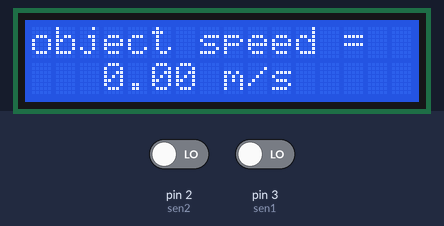
The sketch below on a simulated Arduino Uno, built with avr-gcc and run on an emulated ATmega328P. On the bench: 16×2 character LCD. The inputs (shaded band) are chosen by the test bench; at power-on: pin 2 (sen2) LOW, pin 3 (sen1) LOW. Storage starts empty; what the sketch prints to the serial monitor is not drawn.

Above: at 1.8 s.
1.9 s: pin 2 (sen2) driven HIGH
At 3.04 s:
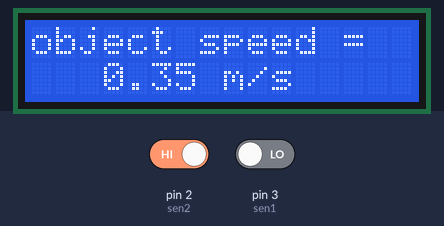
4.3 s: pin 3 (sen1) driven HIGH
At 5.93 s:
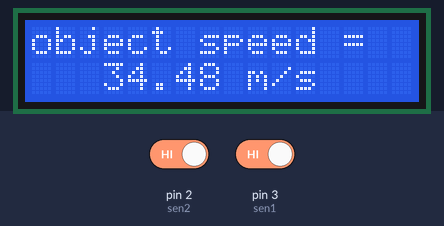
7.5 s: pin 3 (sen1) driven LOW
At 8.81 s:
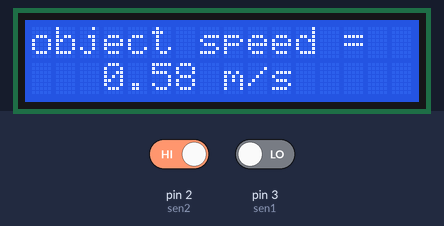
10.1 s: pin 3 (sen1) driven HIGH
At 13.43 s:
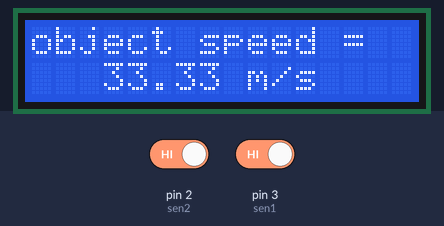
Timing chart, 0 to 14.9 s (numbered marks = the images above; inputs shaded):
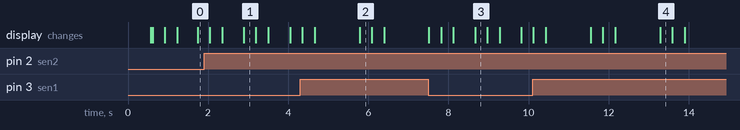

The sketch:

13.ino
```cpp
#include <LiquidCrystal.h>
#include <SPI.h>        // Include SPI library (needed for the SD card)
#include <SD.h>         // Include SD library

File myFile;

int sen1=3;
int sen2=2;
int led = 0;
const int D4 = 7, D5 = 6, D6 = 5, D7 = 4, rs = 9, en = 8;
LiquidCrystal lcd(rs, en, D4, D5, D6, D7);
unsigned long t1=0;
unsigned long t2=0;
float velocity;
float velocity_real;
float timeFirst;
float timeScnd;
float diff;
float jaraksensor=100;  //in cm.
float waktu;
int i = 0;
float speed;

void setup()
{
  Serial.begin(9600);
  lcd.begin(16,2);
  lcd.setCursor(2,0);
  lcd.print("Welcome To");
  lcd.setCursor(0,1);
  lcd.print("Speed Detector");
  delay(500);
  lcd.clear();
  pinMode(sen1,INPUT);
  pinMode(sen2,INPUT);
  pinMode(led,OUTPUT);
  lcd.setCursor(0,0);
  lcd.print("Speed Measurement");
  delay(10);

  while (!Serial) {
    ; // wait for serial port to connect. Needed for native USB port only
  }

  Serial.print("Initializing SD card...");

  if (!SD.begin()) {
    Serial.println("initialization failed!");
    while (1);
  }
  Serial.println("initialization done.");

  // open the file. note that only one file can be open at a time,
  // so you have to close this one before opening another.
  myFile = SD.open("test.txt", FILE_WRITE);

  // if the file opened okay, write to it:
  if (myFile) {
    Serial.print("Writing to test.txt...");
//    if(led == HIGH){
//       myFile.println("LED : ON");
//    }
//    else if(led == LOW){
//      myFile.println("LED : OFF");
//    }
    // close the file:
    myFile.close();
    Serial.println("done.");
  } else {
    // if the file didn't open, print an error:
    Serial.println("error opening test.txt");
  }

//  // re-open the file for reading:
//  myFile = SD.open("test.txt");
//  if (myFile) {
//    Serial.println("test.txt:");
//
//    // read from the file until there's nothing else in it:
//    while (myFile.available()) {
//      Serial.write(myFile.read());
//    }
//    // close the file:
//    myFile.close();
//  } else {
//    // if the file didn't open, print an error:
//    Serial.println("error opening test.txt");
//  }
}
  void loop()
  {
  velocity_real = 0;
  if (digitalRead(sen1)==HIGH)
    {
      timeFirst = millis();
      //digitalWrite(ledPin, LOW);
      delay(30);
    }

  if (digitalRead(sen2)==HIGH)
  {
    timeScnd = millis();
    diff = timeScnd - timeFirst;
    waktu = diff/1000;
    velocity = jaraksensor / waktu; //  cm/s
    velocity_real = (velocity)/100;     //milliseconds to hours and centimetres to kilometeres.
    delay(30);
  }
  if(velocity_real > 30){
    digitalWrite(led, HIGH);
    delay(500);
    digitalWrite(led,LOW);
    delay(50);
  }


  {
    lcd.clear();
    lcd.setCursor(0,0);
    lcd.print("object speed = ");
    lcd.setCursor(3,1);
    lcd.print(velocity_real);
     lcd.print(" m/s   ");
     delay(300);
     lcd.setCursor(3,1);
     lcd.print("            ");
     delay(300);
    lcd.clear();
  }

  myFile = SD.open("test.txt", FILE_WRITE);

  if(velocity_real > 30){
  Serial.println(velocity_real);
  Serial.println("LED : ON, BUZZER : ON");
  Serial.println("Kecepatan Melebihi Batas");
  myFile.println(velocity_real);
  myFile.println("LED : ON, BUZZER : ON");
  myFile.println("Kecepatan Melebihi Batas");
  delay (500);
  }
  else {
  Serial.println(velocity_real);
  Serial.println("LED : OFF, BUZZER : OFF");
  Serial.println("Kecepatan Normal");
  myFile.println(velocity_real);
  myFile.println("LED : OFF, BUZZER : OFF");
  myFile.println("Kecepatan Normal");
  delay (500);
  }
  myFile.close();

  /*else if(analogRead(sen2)<500 && analogRead(sen1)<500)       //uncomment if you want to write it.
  {
      Serial.print("\n Error:404/ the object is tooo big.");
  }*/
 /* else{Serial.print("\n error:404/no object detected ");}     //uncomment if you want to write it.*/
  }
```
